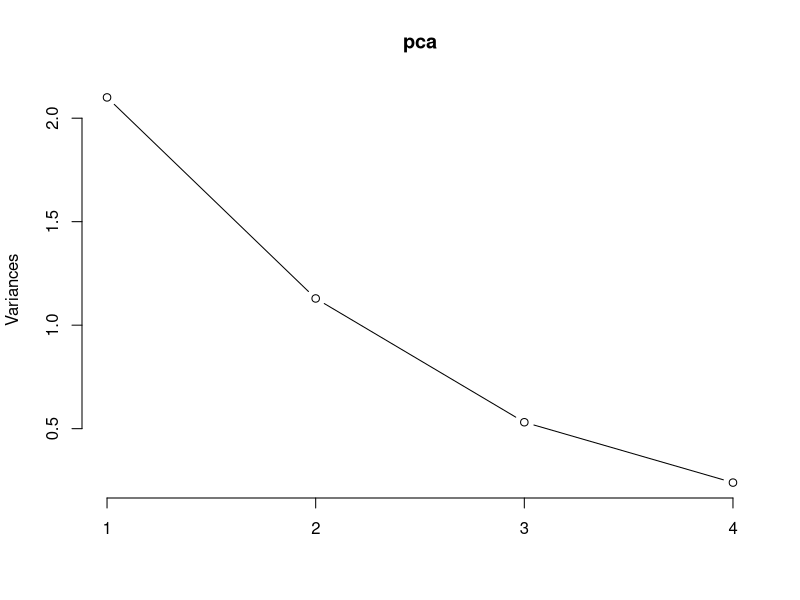
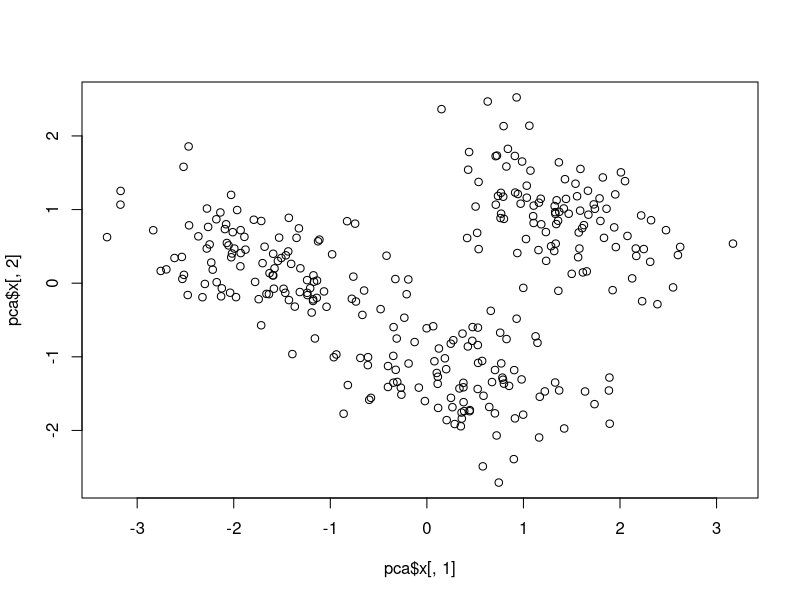
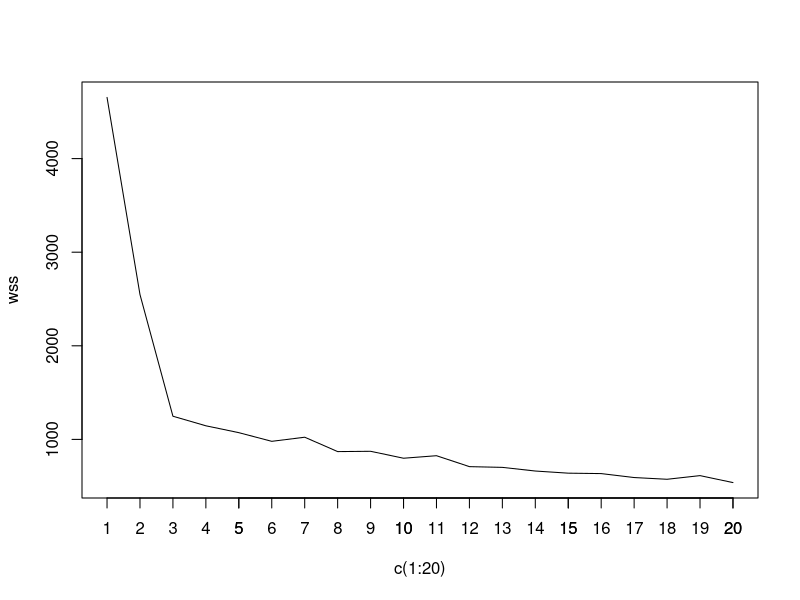
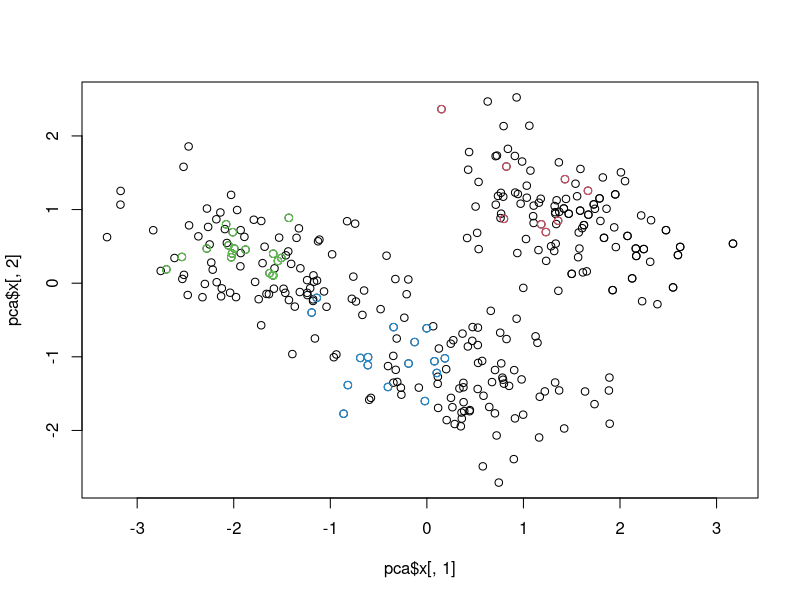
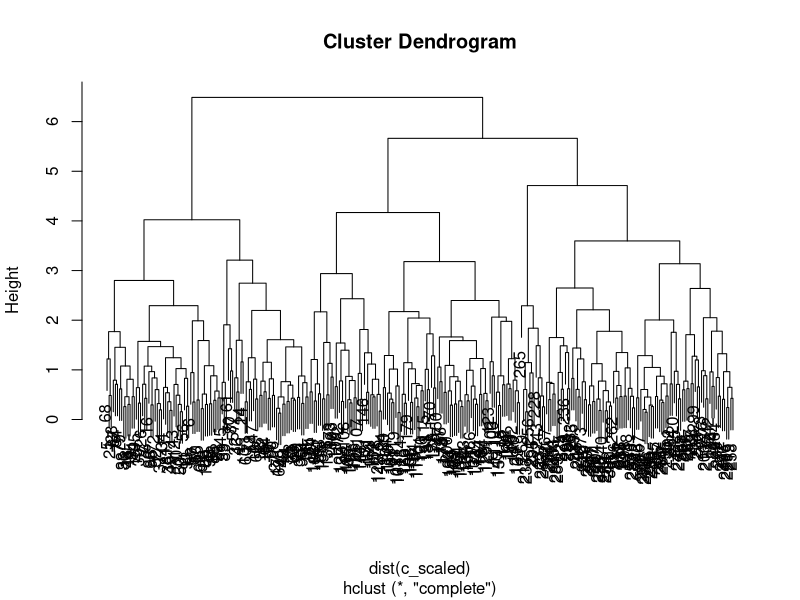

Source code (R) for these figures, in order:
# 1.
# Simulate 300 observations with 4 variables from 3 clusters
set.seed(1)
# Cluster 1
c1_x1 <- rnorm(100, mean = 0, sd = 1)
c1_x2 <- rnorm(100, mean = 2.5, sd = 1)
c1_x3 <- rnorm(100, mean = -2.5, sd = 1)
c1_x4 <- rnorm(100, mean = 1, sd = 1)
c1 <- data.frame(x1 = c1_x1, x2 = c1_x2, x3 = c1_x3, x4 = c1_x4)

# Cluster 2
c2_x1 <- rnorm(100, mean = -2.5, sd = 1)
c2_x2 <- rnorm(100, mean = 0, sd = 1)
c2_x3 <- rnorm(100, mean = 1, sd = 1)
c2_x4 <- rnorm(100, mean = 2.5, sd = 1)
c2 <- data.frame(x1 = c2_x1, x2 = c2_x2, x3 = c2_x3, x4 = c2_x4)

# Cluster 3
c3_x1 <- rnorm(100, mean = 2.5, sd = 1)
c3_x2 <- rnorm(100, mean = -2.5, sd = 1)
c3_x3 <- rnorm(100, mean = 1, sd = 1)
c3_x4 <- rnorm(100, mean = 2.5, sd = 1)
c3 <- data.frame(x1 = c3_x1, x2 = c3_x2, x3 = c3_x3, x4 = c3_x4)

# Combined clusters
c <- rbind(c1, c2, c3)
# Standardized
c_scaled <- scale(c)

# 2 Generate PCA of the variables
pca <- prcomp(c, scale. = T)
pca

plot(pca, type = "l")
plot(pca$x[,1], pca$x[, 2])

total_var_pca <- 1.449281^2 + 1.062586^2 + 0.728718^2 + 0.489353^2
first2_var_pca <- 1.449281^2 + 1.062586^2
per2_var_pca <- first2_var_pca / total_var_pca
per2_var_pca 
first3_var_pca <- 1.449281^2 + 1.062586^2 + 0.728718^2
per3_var_pca <- first3_var_pca / total_var_pca
per3_var_pca

# 3 
# a. Analyze WSS for different numbers of clusters
wss <- c()
for (i in 1:20) {
  km <- kmeans(c, i)
  wss <- c(wss, km$tot.withinss)
}
plot(c(1:20), wss, type="l")
axis(1, at = 1:20)
# b. Generate cluster centroids
km$centers

# c. Visualize the cluster with the first 2 PCs and color code clusters
plot(pca$x[,1], pca$x[, 2])
for(i in 1:4) {
  points(pca$x[which(km$cluster == i),1],pca$x[which(km$cluster == i),2],col=i)
}

# 4
# Use hierarchical clustering with complete linkage to generate a dendrogram
hc <- hclust(dist(c_scaled), method = "complete")
plot(hc)

# 5
# Use the resampling technique to decide whether there are evident clusters

# 6
# Generate a heatmeap of the data

